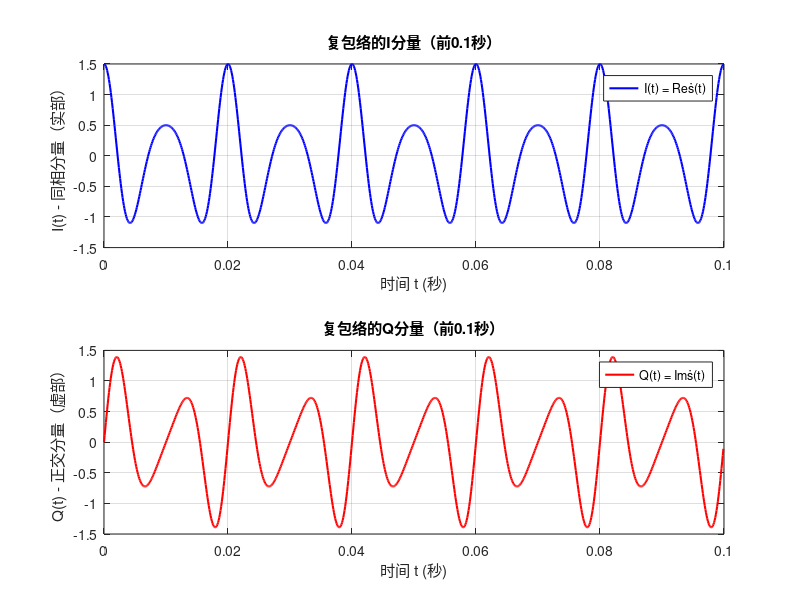
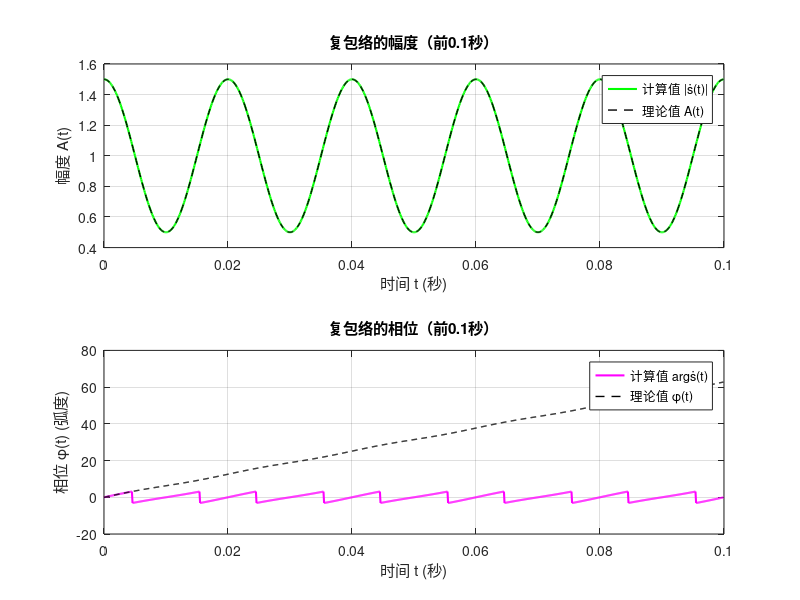
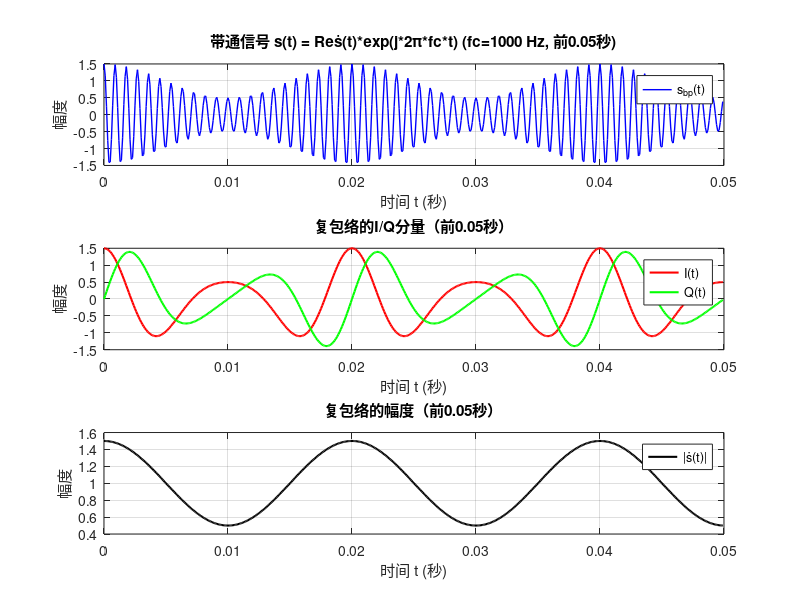

Recreate these plots in MATLAB, in order. (Note: this script raises an error after producing the figures.)
% ============================================================================
% 文件名: test7.m
% 功能: 模拟带通复包络信号并展示
% 描述:
%   1. 生成基带复包络信号（包含幅度和相位调制）
%   2. 将复包络调制到带通频率
%   3. 生成多个Figure展示：
%      - Figure 1: 复包络的I/Q分量（实部/虚部）
%      - Figure 2: 复包络的幅度和相位
%      - Figure 3: 带通信号的时域波形
%      - Figure 4: 复包络在复平面上的轨迹（星座图）
%      - Figure 5: 带通信号的频谱
%      - Figure 6: 复包络的频谱（基带）
% 原理: 
%   带通信号：s(t) = Re{ṡ(t) * exp(j*2π*fc*t)}
%   其中 ṡ(t) 是复包络：ṡ(t) = A(t)*exp(j*φ(t)) = I(t) + j*Q(t)
%   - A(t): 包络（幅度）
%   - φ(t): 相位
%   - I(t): 同相分量（实部）
%   - Q(t): 正交分量（虚部）
% ============================================================================

clc; clear; close all;

%===============================================================================
% 【系统参数配置】
%===============================================================================
fs = 10000;                      % 采样频率 (Hz)
T = 1;                           % 信号持续时间 (秒)
t = 0:1/fs:T-1/fs;              % 时间向量
N = length(t);                   % 采样点数

fc = 1000;                       % 载波频率 (Hz)，带通中心频率
f1 = 50;                         % 基带信号频率1 (Hz)
f2 = 100;                        % 基带信号频率2 (Hz)

%===============================================================================
% 【步骤1: 生成基带复包络信号】
%===============================================================================
% 方法1: 使用幅度和相位调制
% 幅度调制：A(t) = 1 + 0.5*cos(2π*f1*t)
A_t = 1 + 0.5*cos(2*pi*f1*t);

% 相位调制：φ(t) = 2π*f2*t + 0.3*sin(2π*f1*t)
phi_t = 2*pi*f2*t + 0.3*sin(2*pi*f1*t);

% 复包络：ṡ(t) = A(t)*exp(j*φ(t))
s_complex_envelope = A_t .* exp(1j*phi_t);

% 提取I/Q分量
I_t = real(s_complex_envelope);  % 同相分量（实部）
Q_t = imag(s_complex_envelope);  % 正交分量（虚部）

% 从I/Q分量计算幅度和相位（验证）
A_calc = abs(s_complex_envelope);
phi_calc = angle(s_complex_envelope);

%===============================================================================
% 【步骤2: 生成带通信号】
%===============================================================================
% 带通信号：s_bp(t) = Re{ṡ(t) * exp(j*2π*fc*t)}
s_bandpass = real(s_complex_envelope .* exp(1j*2*pi*fc*t));

% 也可以表示为：s_bp(t) = I(t)*cos(2π*fc*t) - Q(t)*sin(2π*fc*t)
s_bandpass_alt = I_t.*cos(2*pi*fc*t) - Q_t.*sin(2*pi*fc*t);

%===============================================================================
% 【可视化分析】
%===============================================================================

%------------------------------------------------------------------------------
% Figure 1: 复包络的I/Q分量（实部/虚部）
%------------------------------------------------------------------------------
figure(1);
subplot(2,1,1);
plot(t(1:1000), I_t(1:1000), 'b-', 'LineWidth', 1.5);
grid on;
xlabel('时间 t (秒)');
ylabel('I(t) - 同相分量（实部）');
title('复包络的I分量（前0.1秒）');
legend('I(t) = Re{ṡ(t)}', 'Location', 'best');

subplot(2,1,2);
plot(t(1:1000), Q_t(1:1000), 'r-', 'LineWidth', 1.5);
grid on;
xlabel('时间 t (秒)');
ylabel('Q(t) - 正交分量（虚部）');
title('复包络的Q分量（前0.1秒）');
legend('Q(t) = Im{ṡ(t)}', 'Location', 'best');

%------------------------------------------------------------------------------
% Figure 2: 复包络的幅度和相位
%------------------------------------------------------------------------------
figure(2);
subplot(2,1,1);
plot(t(1:1000), A_calc(1:1000), 'g-', 'LineWidth', 1.5);
hold on;
plot(t(1:1000), A_t(1:1000), 'k--', 'LineWidth', 1);
grid on;
xlabel('时间 t (秒)');
ylabel('幅度 A(t)');
title('复包络的幅度（前0.1秒）');
legend('计算值 |ṡ(t)|', '理论值 A(t)', 'Location', 'best');

subplot(2,1,2);
plot(t(1:1000), phi_calc(1:1000), 'm-', 'LineWidth', 1.5);
hold on;
plot(t(1:1000), phi_t(1:1000), 'k--', 'LineWidth', 1);
grid on;
xlabel('时间 t (秒)');
ylabel('相位 φ(t) (弧度)');
title('复包络的相位（前0.1秒）');
legend('计算值 arg{ṡ(t)}', '理论值 φ(t)', 'Location', 'best');

%------------------------------------------------------------------------------
% Figure 3: 带通信号的时域波形
%------------------------------------------------------------------------------
figure(3);
subplot(3,1,1);
plot(t(1:500), s_bandpass(1:500), 'b-', 'LineWidth', 1);
grid on;
xlabel('时间 t (秒)');
ylabel('幅度');
title(sprintf('带通信号 s(t) = Re{ṡ(t)*exp(j*2π*fc*t)} (fc=%d Hz, 前0.05秒)', fc));
legend('s_{bp}(t)', 'Location', 'best');

subplot(3,1,2);
plot(t(1:500), I_t(1:500), 'r-', 'LineWidth', 1.5);
hold on;
plot(t(1:500), Q_t(1:500), 'g-', 'LineWidth', 1.5);
grid on;
xlabel('时间 t (秒)');
ylabel('幅度');
title('复包络的I/Q分量（前0.05秒）');
legend('I(t)', 'Q(t)', 'Location', 'best');

subplot(3,1,3);
plot(t(1:500), A_calc(1:500), 'k-', 'LineWidth', 1.5);
grid on;
xlabel('时间 t (秒)');
ylabel('幅度');
title('复包络的幅度（前0.05秒）');
legend('|ṡ(t)|', 'Location', 'best');

%------------------------------------------------------------------------------
% Figure 4: 复包络在复平面上的轨迹（星座图）
%------------------------------------------------------------------------------
figure(4);
subplot(2,2,1);
plot(I_t(1:500), Q_t(1:500), 'b-', 'LineWidth', 1);
hold on;
plot(I_t(1), Q_t(1), 'go', 'MarkerSize', 10, 'MarkerFaceColor', 'g');
plot(I_t(500), Q_t(500), 'ro', 'MarkerSize', 10, 'MarkerFaceColor', 'r');
grid on;
axis equal;
xlabel('I(t) - 实部');
ylabel('Q(t) - 虚部');
title('复包络在复平面上的轨迹（前0.05秒）');
legend('轨迹', '起点', '终点', 'Location', 'best');

subplot(2,2,2);
scatter(I_t(1:100:end), Q_t(1:100:end), 20, t(1:100:end), 'filled');
colorbar;
colormap('jet');
grid on;
axis equal;
xlabel('I(t) - 实部');
ylabel('Q(t) - 虚部');
title('复包络轨迹（颜色表示时间）');

subplot(2,2,3);
polarplot(phi_calc(1:500), A_calc(1:500), 'b-', 'LineWidth', 1);
title('复包络的极坐标表示（幅度-相位）');

subplot(2,2,4);
histogram2(I_t, Q_t, 30, 'DisplayStyle', 'tile', 'ShowEmptyBins', 'off');
xlabel('I(t)');
ylabel('Q(t)');
title('复包络的2D分布直方图');
colorbar;
axis equal;

%------------------------------------------------------------------------------
% Figure 5: 带通信号的频谱
%------------------------------------------------------------------------------
figure(5);
% 计算FFT
N_fft = 2^nextpow2(N);
S_bandpass_fft = fft(s_bandpass, N_fft);
f_fft = (0:N_fft-1) * fs / N_fft;

% 转换为单边频谱
S_bandpass_onesided = S_bandpass_fft(1:N_fft/2+1);
S_bandpass_onesided(2:end-1) = 2*S_bandpass_onesided(2:end-1);
f_onesided = f_fft(1:N_fft/2+1);

subplot(2,1,1);
plot(f_onesided, abs(S_bandpass_onesided), 'b-', 'LineWidth', 1.5);
grid on;
xlabel('频率 f (Hz)');
ylabel('幅度谱 |S(f)|');
title('带通信号的幅度谱');
xlim([0, 2*fc]);
hold on;
plot([fc, fc], ylim, 'r--', 'LineWidth', 1.5);
legend('幅度谱', sprintf('载波频率 fc=%d Hz', fc), 'Location', 'best');

subplot(2,1,2);
plot(f_onesided, 20*log10(abs(S_bandpass_onesided) + eps), 'b-', 'LineWidth', 1.5);
grid on;
xlabel('频率 f (Hz)');
ylabel('幅度谱 (dB)');
title('带通信号的幅度谱（对数尺度）');
xlim([0, 2*fc]);
hold on;
plot([fc, fc], ylim, 'r--', 'LineWidth', 1.5);
legend('幅度谱 (dB)', sprintf('载波频率 fc=%d Hz', fc), 'Location', 'best');

%------------------------------------------------------------------------------
% Figure 6: 复包络的频谱（基带）
%------------------------------------------------------------------------------
figure(6);
% 计算复包络的FFT
S_envelope_fft = fft(s_complex_envelope, N_fft);
S_envelope_onesided = S_envelope_fft(1:N_fft/2+1);
S_envelope_onesided(2:end-1) = 2*S_envelope_onesided(2:end-1);

subplot(2,1,1);
plot(f_onesided, abs(S_envelope_onesided), 'g-', 'LineWidth', 1.5);
grid on;
xlabel('频率 f (Hz)');
ylabel('幅度谱 |Ṡ(f)|');
title('复包络的幅度谱（基带）');
xlim([0, 300]);
hold on;
plot([f1, f1], ylim, 'r--', 'LineWidth', 1);
plot([f2, f2], ylim, 'm--', 'LineWidth', 1);
legend('复包络幅度谱', sprintf('f1=%d Hz', f1), sprintf('f2=%d Hz', f2), 'Location', 'best');

subplot(2,1,2);
plot(f_onesided, angle(S_envelope_onesided)*180/pi, 'g-', 'LineWidth', 1.5);
grid on;
xlabel('频率 f (Hz)');
ylabel('相位谱 (度)');
title('复包络的相位谱（基带）');
xlim([0, 300]);

%===============================================================================
% 【命令行输出摘要】
%===============================================================================
fprintf('\n==== 带通复包络信号模拟总结 ====\n');
fprintf('采样频率: %.0f Hz\n', fs);
fprintf('信号持续时间: %.1f 秒\n', T);
fprintf('采样点数: %d\n', N);
fprintf('载波频率: %.0f Hz\n', fc);
fprintf('基带频率1 (幅度调制): %.0f Hz\n', f1);
fprintf('基带频率2 (相位调制): %.0f Hz\n', f2);
fprintf('\n【信号表达式】\n');
fprintf('复包络: ṡ(t) = A(t)*exp(j*φ(t)) = I(t) + j*Q(t)\n');
fprintf('  其中: A(t) = 1 + 0.5*cos(2π*%d*t)\n', f1);
fprintf('       φ(t) = 2π*%d*t + 0.3*sin(2π*%d*t)\n', f2, f1);
fprintf('带通信号: s(t) = Re{ṡ(t)*exp(j*2π*%d*t)}\n', fc);
fprintf('        = I(t)*cos(2π*%d*t) - Q(t)*sin(2π*%d*t)\n', fc, fc);
fprintf('\n【统计特性】\n');
fprintf('复包络平均功率: %.6f\n', mean(abs(s_complex_envelope).^2));
fprintf('复包络平均幅度: %.6f\n', mean(abs(s_complex_envelope)));
fprintf('I分量均值: %.6f, 标准差: %.6f\n', mean(I_t), std(I_t));
fprintf('Q分量均值: %.6f, 标准差: %.6f\n', mean(Q_t), std(Q_t));
fprintf('带通信号平均功率: %.6f\n', mean(s_bandpass.^2));
fprintf('==================================\n\n');

